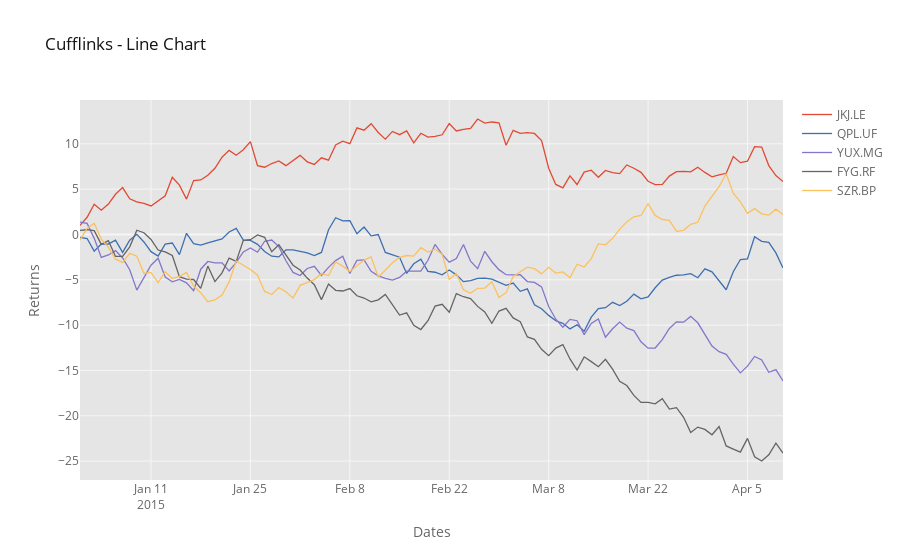

The notebook cell this image was saved under:
### Markdown cell above
## Let's a Create a Simple Plot

### Code cell
cf.datagen.lines().iplot(kind='scatter',xTitle='Dates',yTitle='Returns',title='Cufflinks - Line Chart')
